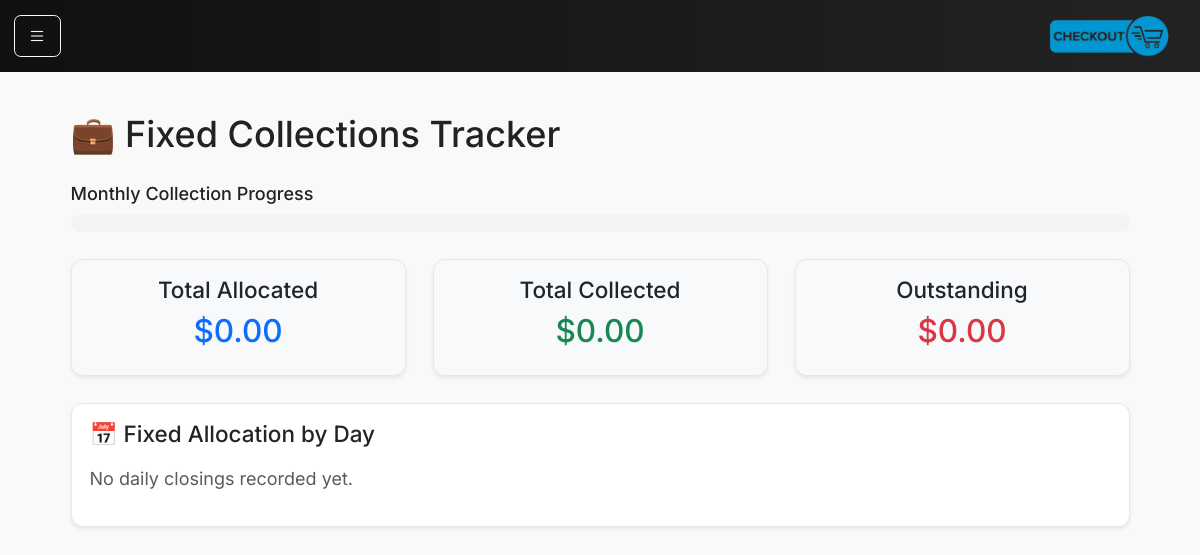
Page /fixed-collections on the earlier database version.
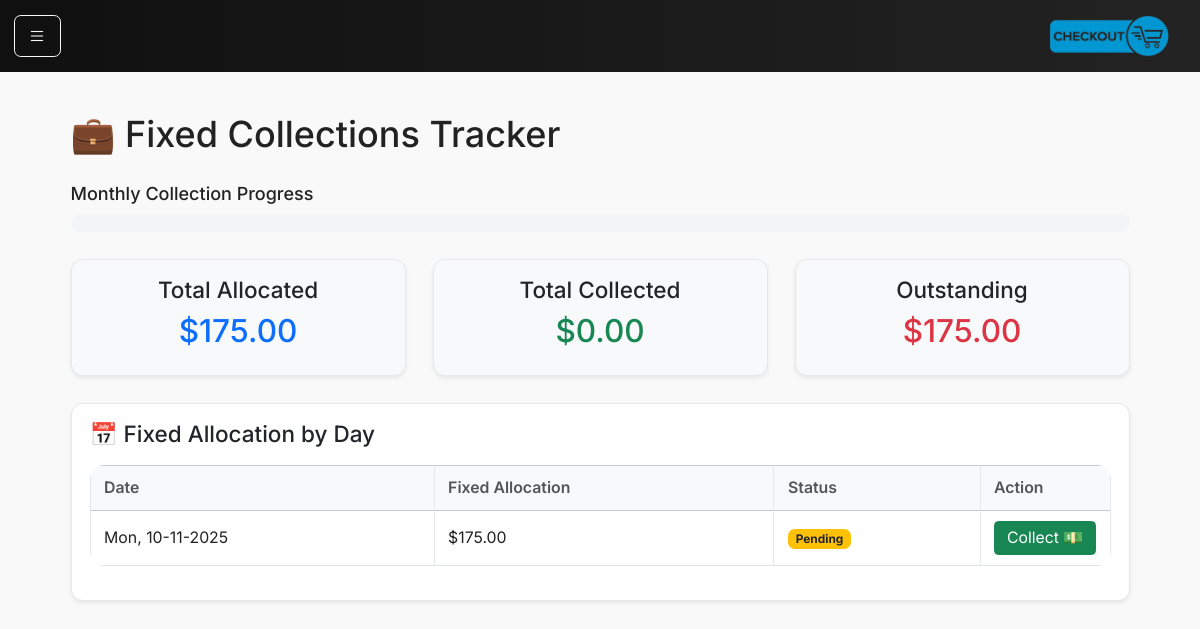
Same page on the later database version.
### models.py (models this page shows)
class DailyClosing(db.Model):
    __tablename__ = "daily_closings"
    id = db.Column(db.Integer, primary_key=True)
    date = db.Column(db.Date, nullable=False, unique=True)
    sales_cents = db.Column(db.Integer, nullable=False)
    fixed_allocation_cents = db.Column(db.Integer, default=0)
    ops_allocation_cents = db.Column(db.Integer, default=0)
    inventory_allocation_cents = db.Column(db.Integer, default=0)
    buffer_allocation_cents = db.Column(db.Integer, default=0)
    payment_mode = db.Column(db.String(20))
    notes = db.Column(db.String(255))
    created_at = db.Column(db.DateTime, default=datetime.utcnow)

### main.py (the view)
@app.route("/fixed-collections")
def fixed_collections():
    today = date.today()
    month_start = today.replace(day=1)
    closings = db.session.execute(
        db.select(DailyClosing)
        .where(DailyClosing.date >= month_start)
        .order_by(DailyClosing.date.desc()) # This is the crucial line
    ).scalars().all()
    total_allocated = sum(c.fixed_allocation_cents for c in closings)
    collections = db.session.execute(
        db.select(FixedCollection).where(FixedCollection.collected_on >= month_start)
    ).scalars().all()
    total_collected = sum(c.amount_cents for c in collections)
    month_target = current_month_target_cents(today)
    dim = days_in_month(today.year, today.month)
    daily_goal = month_target // dim if dim else 0
    outstanding = total_allocated - total_collected
    progress_pct = (total_collected / total_allocated * 100) if total_allocated > 0 else 0
    return render_template(
        "fixed_collections.html",
        total_allocated=total_allocated,
        total_collected=total_collected,
        daily_goal=daily_goal,
        progress_pct=progress_pct,
        closings=closings,
        outstanding=outstanding,
        collections=collections,
        currency=CURRENCY,
        today=today
    )

### helpers.py (called while the page is built)
def current_month_target_cents(on_date: date) -> int:
    total = db.session.scalar(
        db.select(db.func.coalesce(db.func.sum(FixedBill.monthly_amount_cents), 0))
        .where(FixedBill.is_active == True)
    )
    return int(total or 0)

def days_in_month(year: int, month: int) -> int:
    return monthrange(year, month)[1]

### main.py (called while the page is built)
@app.context_processor
def inject_request():
    return dict(request=request)

### templates/fixed_collections.html (shortened to what this page needs)
{% extends "base.html" %}
{% block content %}
<div class="container py-4">
    <h2 class="mb-4">💼 Fixed Collections Tracker</h2>
    <div class="mb-4">
        <h6>Monthly Collection Progress</h6>
        <div class="progress" style="--progress: {{ (progress_pct or 0)|round(2) }}%;">
        </div>
    </div>
    <div class="row text-center mb-4">
        <div class="col-md-4">
            <div class="card bg-light shadow-sm">
                <div class="card-body">
                    <h5>Total Allocated</h5>
                    <h3 class="text-primary">${{ "%.2f"|format(total_allocated / 100) }}</h3>
                </div>
            </div>
        </div>
        <div class="col-md-4">
            <div class="card bg-light shadow-sm">
                <div class="card-body">
                    <h5>Total Collected</h5>
                    <h3 class="text-success">${{ "%.2f"|format(total_collected / 100) }}</h3>
                </div>
            </div>
        </div>
        <div class="col-md-4">
            <div class="card bg-light shadow-sm">
                <div class="card-body">
                    <h5>Outstanding</h5>
                    <h3 class="text-danger">${{ "%.2f"|format(outstanding / 100) }}</h3>
                </div>
            </div>
        </div>
    </div>
    <div class="card shadow-sm">
        <div class="card-body">
            <h5 class="card-title mb-3">📅 Fixed Allocation by Day</h5>
            {% if closings %}
            <div class="table-responsive">
                <table class="table table-bordered align-middle">
                    <thead class="table-light">
                        <tr>
                            <th>Date</th>
                            <th>Fixed Allocation</th>
                            <th>Status</th>
                            <th style="width: 130px;">Action</th>
                        </tr>
                    </thead>
                    <tbody>
                        {% for c in closings %}
                        {% set collected = collections | selectattr("collected_on", "equalto", c.date) | list %}
                        <tr>
                            <td>{{ c.date.strftime("%a, %d-%m-%Y") }}</td>
                            <td>${{ "%.2f"|format(c.fixed_allocation_cents / 100) }}</td>
                            <td>
                                {% if collected %}
                                <span class="badge bg-success">Collected</span>
                                {% else %}
                                <span class="badge bg-warning text-dark">Pending</span>
                                {% endif %}
                            </td>
                            <td>
                                {% if not collected %}
                                <form method="POST" action="{{ url_for('mark_fixed_collected') }}">
                                    <button type="submit" class="btn btn-sm btn-success w-100">Collect 💵</button>
                                </form>
                                {% else %}
                                <button class="btn btn-sm btn-secondary w-100" disabled>Done ✅</button>
                                {% endif %}
                            </td>
                        </tr>
                        {% endfor %}
                    </tbody>
                </table>
            </div>
            {% else %}
            <p class="text-muted">No daily closings recorded yet.</p>
            {% endif %}
        </div>
    </div>
</div>
{% endblock %}

Differences in the rows shown:
now on this page (row edited): DailyClosing: date "Mon, 10-11-2025", c.fixed_allocation_cents/100 "175.00"
Other differences:
{{ "%.2f"|format(total_allocated / 100) }}: "0.00" → "175.00"
{{ "%.2f"|format(outstanding / 100) }}: "0.00" → "175.00"
text no longer shown: "No daily closings recorded yet."
text now shown: "Date Fixed Allocation Status Action"
